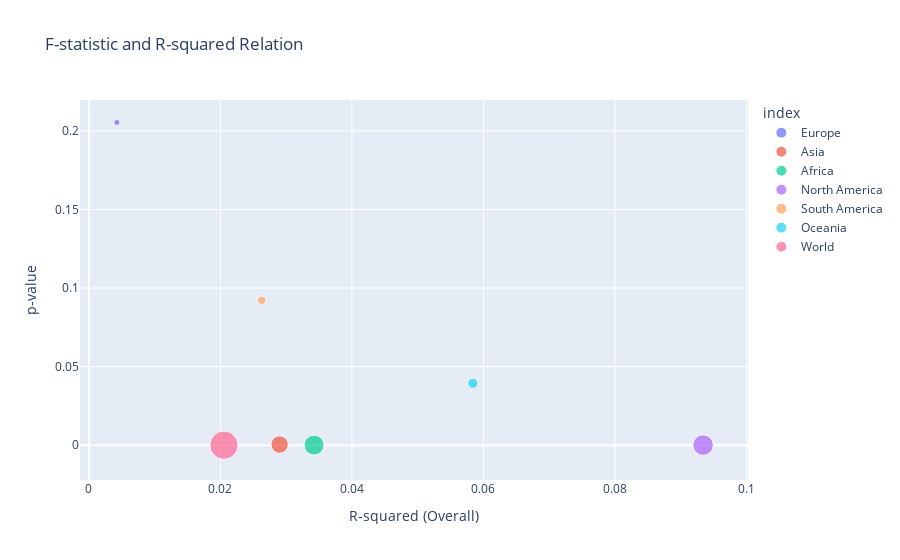

Notebook code cell kept with this figure:
### Code cell
#  Bubble Chart for F-statistic vs R-squared (Overall)
fig = px.scatter(comparison_model_stats, 
                 x='R-squared (Overall)', 
                 y='p-value', 
                 size='F-statistic (Robust)',
                 color=comparison_model_stats.index,
                 title='F-statistic and R-squared Relation',
                 labels={'x': 'R-squared (Overall)', 'y': 'p-value'})
fig.show()

# Insights:
# The larger bubbles indicate a higher F-Statistic which means World has the higher F-statistic followed by North America, Africa and Asia. Oceania. Europe, and South America have small bubbles indicating low F-statistic scores
# With reference to the p-values, regions with low p-values also seem to have larger F-statistic values as seen by the larger sized bubbles nearer to the x-axis
# North America's data suggests a moderately better model fit than other regions (highest R2, statistically significant and relatively higher F-statistic

### Figure 1 — Plotly figure (JSON) as saved in the notebook; plotly's stock layout.template omitted (floating-point values rounded to 4 significant figures)
{"data": [{"hovertemplate": "index=Europe<br>R-squared (Overall)=%{x}<br>p-value=%{y}<br>F-statistic (Robust)=%{marker.size}<extra></extra>", "legendgroup": "Europe", "marker": {"color": "#636efa", "size": [1.609], "sizemode": "area", "sizeref": 0.08297, "symbol": "circle"}, "mode": "markers", "name": "Europe", "orientation": "v", "showlegend": true, "type": "scatter", "x": [0.00425], "xaxis": "x", "y": [0.2054], "yaxis": "y"}, {"hovertemplate": "index=Asia<br>R-squared (Overall)=%{x}<br>p-value=%{y}<br>F-statistic (Robust)=%{marker.size}<extra></extra>", "legendgroup": "Asia", "marker": {"color": "#EF553B", "size": [12.6], "sizemode": "area", "sizeref": 0.08297, "symbol": "circle"}, "mode": "markers", "name": "Asia", "orientation": "v", "showlegend": true, "type": "scatter", "x": [0.029], "xaxis": "x", "y": [0.0004285], "yaxis": "y"}, {"hovertemplate": "index=Africa<br>R-squared (Overall)=%{x}<br>p-value=%{y}<br>F-statistic (Robust)=%{marker.size}<extra></extra>", "legendgroup": "Africa", "marker": {"color": "#00cc96", "size": [16.56], "sizemode": "area", "sizeref": 0.08297, "symbol": "circle"}, "mode": "markers", "name": "Africa", "orientation": "v", "showlegend": true, "type": "scatter", "x": [0.03424], "xaxis": "x", "y": [5.54e-05], "yaxis": "y"}, {"hovertemplate": "index=North America<br>R-squared (Overall)=%{x}<br>p-value=%{y}<br>F-statistic (Robust)=%{marker.size}<extra></extra>", "legendgroup": "North America", "marker": {"color": "#ab63fa", "size": [17.51], "sizemode": "area", "sizeref": 0.08297, "symbol": "circle"}, "mode": "markers", "name": "North America", "orientation": "v", "showlegend": true, "type": "scatter", "x": [0.0934], "xaxis": "x", "y": [4.563e-05], "yaxis": "y"}, {"hovertemplate": "index=South America<br>R-squared (Overall)=%{x}<br>p-value=%{y}<br>F-statistic (Robust)=%{marker.size}<extra></extra>", "legendgroup": "South America", "marker": {"color": "#FFA15A", "size": [2.887], "sizemode": "area", "sizeref": 0.08297, "symbol": "circle"}, "mode": "markers", "name": "South America", "orientation": "v", "showlegend": true, "type": "scatter", "x": [0.02628], "xaxis": "x", "y": [0.09218], "yaxis": "y"}, {"hovertemplate": "index=Oceania<br>R-squared (Overall)=%{x}<br>p-value=%{y}<br>F-statistic (Robust)=%{marker.size}<extra></extra>", "legendgroup": "Oceania", "marker": {"color": "#19d3f3", "size": [4.403], "sizemode": "area", "sizeref": 0.08297, "symbol": "circle"}, "mode": "markers", "name": "Oceania", "orientation": "v", "showlegend": true, "type": "scatter", "x": [0.0584], "xaxis": "x", "y": [0.03943], "yaxis": "y"}, {"hovertemplate": "index=World<br>R-squared (Overall)=%{x}<br>p-value=%{y}<br>F-statistic (Robust)=%{marker.size}<extra></extra>", "legendgroup": "World", "marker": {"color": "#FF6692", "size": [33.19], "sizemode": "area", "sizeref": 0.08297, "symbol": "circle"}, "mode": "markers", "name": "World", "orientation": "v", "showlegend": true, "type": "scatter", "x": [0.02053], "xaxis": "x", "y": [1.004e-08], "yaxis": "y"}], "layout": {"legend": {"itemsizing": "constant", "title": {"text": "index"}, "tracegroupgap": 0}, "title": {"text": "F-statistic and R-squared Relation"}, "xaxis": {"anchor": "y", "domain": [0, 1], "title": {"text": "R-squared (Overall)"}}, "yaxis": {"anchor": "x", "domain": [0, 1], "title": {"text": "p-value"}}}}
